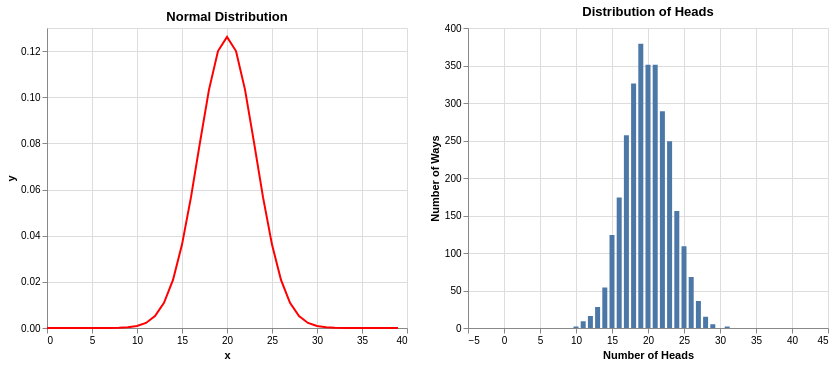

Source (Vega-Lite JSON):
### Vega-Lite specification from a JSON file in a GitHub repository (floating-point values rounded to 4 significant figures)
{"config": {"view": {"continuousWidth": 400, "continuousHeight": 300}}, "hconcat": [{"data": {"name": "data-8b48908db5d271e2956e2a8272fc8e07"}, "mark": {"type": "line", "color": "red"}, "encoding": {"x": {"type": "quantitative", "field": "x"}, "y": {"type": "quantitative", "field": "y"}}, "title": "Normal Distribution", "width": 360}, {"data": {"name": "data-c7ad18303904753003e679bfb19caa8f"}, "mark": "bar", "encoding": {"x": {"type": "quantitative", "field": "Number of Heads"}, "y": {"type": "quantitative", "field": "Number of Ways"}}, "title": "Distribution of Heads", "width": 360}], "$schema": "https://vega.github.io/schema/vega-lite/v5.json", "datasets": {"data-8b48908db5d271e2956e2a8272fc8e07": [{"x": 0, "y": 2.6e-10}, {"x": 1, "y": 1.828e-09}, {"x": 2, "y": 1.162e-08}, {"x": 3, "y": 6.689e-08}, {"x": 4, "y": 3.483e-07}, {"x": 5, "y": 1.641e-06}, {"x": 6, "y": 6.996e-06}, {"x": 7, "y": 2.698e-05}, {"x": 8, "y": 9.419e-05}, {"x": 9, "y": 0.0002975}, {"x": 10, "y": 0.00085}, {"x": 11, "y": 0.002198}, {"x": 12, "y": 0.005142}, {"x": 13, "y": 0.01089}, {"x": 14, "y": 0.02085}, {"x": 15, "y": 0.03614}, {"x": 16, "y": 0.05669}, {"x": 17, "y": 0.08044}, {"x": 18, "y": 0.1033}, {"x": 19, "y": 0.12}, {"x": 20, "y": 0.1262}, {"x": 21, "y": 0.12}, {"x": 22, "y": 0.1033}, {"x": 23, "y": 0.08044}, {"x": 24, "y": 0.05669}, {"x": 25, "y": 0.03614}, {"x": 26, "y": 0.02085}, {"x": 27, "y": 0.01089}, {"x": 28, "y": 0.005142}, {"x": 29, "y": 0.002198}, {"x": 30, "y": 0.00085}, {"x": 31, "y": 0.0002975}, {"x": 32, "y": 9.419e-05}, {"x": 33, "y": 2.698e-05}, {"x": 34, "y": 6.996e-06}, {"x": 35, "y": 1.641e-06}, {"x": 36, "y": 3.483e-07}, {"x": 37, "y": 6.689e-08}, {"x": 38, "y": 1.162e-08}, {"x": 39, "y": 1.828e-09}], "data-c7ad18303904753003e679bfb19caa8f": [{"Number of Heads": 0, "Number of Ways": 0}, {"Number of Heads": 1, "Number of Ways": 0}, {"Number of Heads": 2, "Number of Ways": 0}, {"Number of Heads": 3, "Number of Ways": 0}, {"Number of Heads": 4, "Number of Ways": 0}, {"Number of Heads": 5, "Number of Ways": 0}, {"Number of Heads": 6, "Number of Ways": 0}, {"Number of Heads": 7, "Number of Ways": 0}, {"Number of Heads": 8, "Number of Ways": 0}, {"Number of Heads": 9, "Number of Ways": 0}, {"Number of Heads": 10, "Number of Ways": 2}, {"Number of Heads": 11, "Number of Ways": 9}, {"Number of Heads": 12, "Number of Ways": 16}, {"Number of Heads": 13, "Number of Ways": 28}, {"Number of Heads": 14, "Number of Ways": 54}, {"Number of Heads": 15, "Number of Ways": 124}, {"Number of Heads": 16, "Number of Ways": 174}, {"Number of Heads": 17, "Number of Ways": 257}, {"Number of Heads": 18, "Number of Ways": 326}, {"Number of Heads": 19, "Number of Ways": 379}, {"Number of Heads": 20, "Number of Ways": 351}, {"Number of Heads": 21, "Number of Ways": 351}, {"Number of Heads": 22, "Number of Ways": 289}, {"Number of Heads": 23, "Number of Ways": 249}, {"Number of Heads": 24, "Number of Ways": 156}, {"Number of Heads": 25, "Number of Ways": 109}, {"Number of Heads": 26, "Number of Ways": 68}, {"Number of Heads": 27, "Number of Ways": 36}, {"Number of Heads": 28, "Number of Ways": 15}, {"Number of Heads": 29, "Number of Ways": 5}, {"Number of Heads": 30, "Number of Ways": 0}, {"Number of Heads": 31, "Number of Ways": 2}, {"Number of Heads": 32, "Number of Ways": 0}, {"Number of Heads": 33, "Number of Ways": 0}, {"Number of Heads": 34, "Number of Ways": 0}, {"Number of Heads": 35, "Number of Ways": 0}, {"Number of Heads": 36, "Number of Ways": 0}, {"Number of Heads": 37, "Number of Ways": 0}, {"Number of Heads": 38, "Number of Ways": 0}, {"Number of Heads": 39, "Number of Ways": 0}, {"Number of Heads": 40, "Number of Ways": 0}]}}
